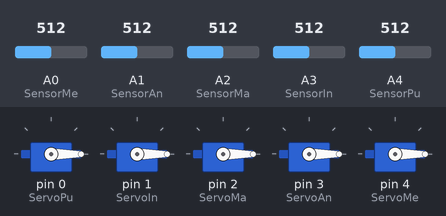
Bench run of a sketch on a simulated Arduino Uno, built with avr-gcc and run on an emulated ATmega328P. On the bench: 5 × servo. The test bench sets the inputs (shaded band); at power-on: A4 (SensorPu) = 512, A0 (SensorMe) = 512, A1 (SensorAn) = 512, A2 (SensorMa) = 512, A3 (SensorIn) = 512.

Above: at 1.2 s.
1.3 s: A4 (SensorPu) set to 716
At 2.5 s:
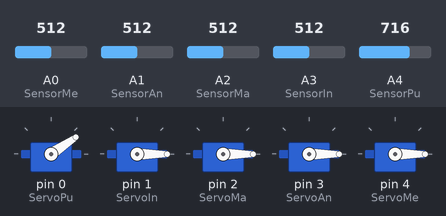
2.9 s: A4 (SensorPu) set to 992
At 4.1 s:
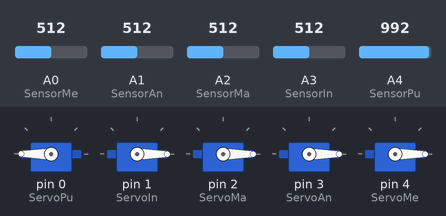
4.5 s: A0 (SensorMe) set to 992
At 5.6 s:
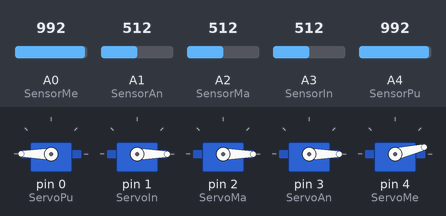
6.1 s: A1 (SensorAn) set to 992
At 7.1 s:
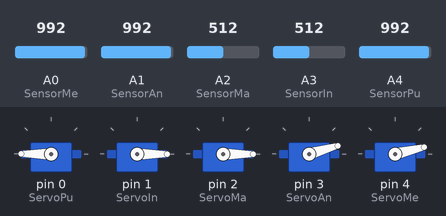
7.7 s: A2 (SensorMa) set to 992
At 8.7 s:
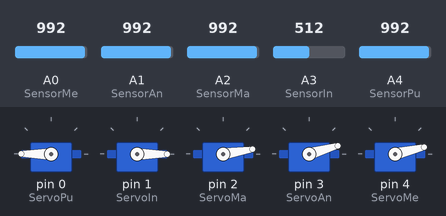
9.3 s: A3 (SensorIn) set to 992
At 10.3 s:
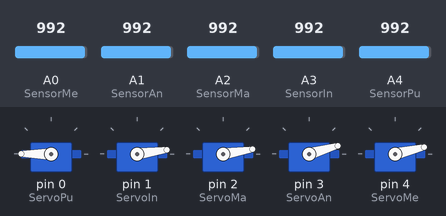
Timing chart, 0 to 11.9 s (numbered marks = the images above; inputs shaded):
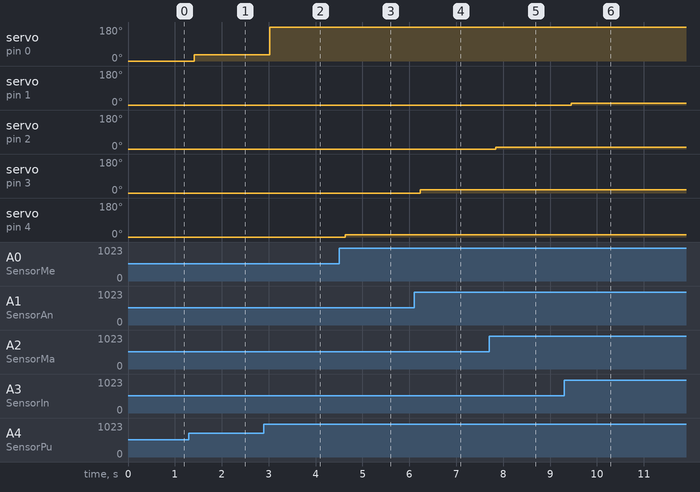

Measured:
- after the input at 1.3 s, servo on pin 0 (ServoPu): 0° → 34° after 0.11 s
- after the input at 2.9 s, servo on pin 0 (ServoPu): 34° → 180° after 0.12 s
- after the input at 4.5 s, servo on pin 4 (ServoMe): 0° → 13° after 0.13 s
- after the input at 6.1 s, servo on pin 3 (ServoAn): 0° → 16° after 0.14 s
- after the input at 7.7 s, servo on pin 2 (ServoMa): 0° → 9° after 0.15 s
- after the input at 9.3 s, servo on pin 1 (ServoIn): 0° → 8° after 0.16 s

The sketch:

ProgramManoAnimatronica.ino
```cpp
#include <Servo.h>

Servo   ServoPu;
Servo   ServoIn;
Servo   ServoMa;
Servo   ServoAn;
Servo   ServoMe;

int   SensorPu =A4;
int   SensorIn =A3;
int   SensorMa =A2;
int   SensorAn =A1;
int   SensorMe =A0;

void setup(){

  Serial.begin(9600);

  pinMode(SensorPu, INPUT);
  pinMode(SensorIn, INPUT);
  pinMode(SensorMa, INPUT);
  pinMode(SensorAn, INPUT);
  pinMode(SensorMe, INPUT);

  ServoPu.attach(0);
  ServoIn.attach(1);
  ServoMa.attach(2);
  ServoAn.attach(3);
  ServoMe.attach(4);

}

void loop(){

  int   Pulgar  = analogRead(SensorPu);
  Pulgar  = map(Pulgar, 691, 820, 0, 179);
//  Serial.print("Sensor Pulgar: ");
//  Serial.println(analogRead(SensorPu));
//  Serial.print("Angulo Pulgar: ");
//  Serial.println(Pulgar);
//  Serial.println();

  int Indice  = analogRead(SensorIn);
  Indice  = map(Indice, 714, 820, -100, 179);
//  Serial.print("Sensor Indice: ");
//  Serial.println(analogRead(SensorIn));
//  Serial.print("Angulo Indice: ");
//  Serial.println(Indice);
//  Serial.println();

  int Mayor   = analogRead(SensorMa);
  Mayor  = map(Mayor, 682, 800, -100, 179);
//  Serial.print("Sensor Mayor: ");
//  Serial.println(analogRead(SensorMa));
//  Serial.print("Angulo Mayor: ");
//  Serial.println(Mayor);
//  Serial.println();

  int Anular  = analogRead(SensorAn);
  Anular  = map(Anular, 704, 803, -100, 179);
//  Serial.print("Sensor Anular: ");
//  Serial.println(analogRead(SensorAn));
//  Serial.print("Angulo Anular: ");
//  Serial.println(Anular);
//  Serial.println();

  int Menique = analogRead(SensorMe);
  Menique  = map(Menique, 709, 810, -100, 179);
//  Serial.print("Sensor Menique: ");
//  Serial.println(analogRead(SensorMe));
//  Serial.print("Angulo Menique: ");
//  Serial.println(Menique);
//  Serial.println();
//  Serial.println();

  ServoPu.write(Pulgar);
  ServoIn.write(Indice);
  ServoMa.write(Mayor);
  ServoAn.write(Anular);
  ServoMe.write(Menique);

  delay(200);

}
```
